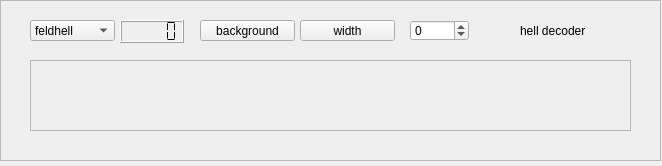
<?xml version="1.0" encoding="UTF-8"?>
<ui version="4.0">
 <class>Form</class>
 <widget class="QWidget" name="Form">
  <property name="geometry">
   <rect>
    <x>0</x>
    <y>0</y>
    <width>662</width>
    <height>166</height>
   </rect>
  </property>
  <property name="windowTitle">
   <string>Form</string>
  </property>
  <widget class="QFrame" name="frame">
   <property name="geometry">
    <rect>
     <x>0</x>
     <y>0</y>
     <width>661</width>
     <height>161</height>
    </rect>
   </property>
   <property name="frameShape">
    <enum>QFrame::StyledPanel</enum>
   </property>
   <property name="frameShadow">
    <enum>QFrame::Raised</enum>
   </property>
   <widget class="QLCDNumber" name="metricsDisplay">
    <property name="geometry">
     <rect>
      <x>120</x>
      <y>20</y>
      <width>64</width>
      <height>23</height>
     </rect>
    </property>
    <property name="segmentStyle">
     <enum>QLCDNumber::Flat</enum>
    </property>
   </widget>
   <widget class="QLabel" name="label">
    <property name="geometry">
     <rect>
      <x>520</x>
      <y>20</y>
      <width>91</width>
      <height>21</height>
     </rect>
    </property>
    <property name="text">
     <string>hell decoder</string>
    </property>
   </widget>
   <widget class="QComboBox" name="hell_modeSelector">
    <property name="geometry">
     <rect>
      <x>30</x>
      <y>20</y>
      <width>85</width>
      <height>21</height>
     </rect>
    </property>
    <item>
     <property name="text">
      <string>feldhell</string>
     </property>
    </item>
    <item>
     <property name="text">
      <string>slowhell</string>
     </property>
    </item>
    <item>
     <property name="text">
      <string>hellx5</string>
     </property>
    </item>
    <item>
     <property name="text">
      <string>hellx9</string>
     </property>
    </item>
    <item>
     <property name="text">
      <string>fskhell</string>
     </property>
    </item>
    <item>
     <property name="text">
      <string>fskh105</string>
     </property>
    </item>
    <item>
     <property name="text">
      <string>fskh245</string>
     </property>
    </item>
    <item>
     <property name="text">
      <string>hell80</string>
     </property>
    </item>
   </widget>
   <widget class="QScrollArea" name="hellText">
    <property name="geometry">
     <rect>
      <x>30</x>
      <y>60</y>
      <width>601</width>
      <height>71</height>
     </rect>
    </property>
    <property name="widgetResizable">
     <bool>true</bool>
    </property>
    <widget class="QWidget" name="scrollAreaWidgetContents">
     <property name="geometry">
      <rect>
       <x>0</x>
       <y>0</y>
       <width>599</width>
       <height>69</height>
      </rect>
     </property>
    </widget>
   </widget>
   <widget class="QPushButton" name="hell_switchBlackback">
    <property name="geometry">
     <rect>
      <x>200</x>
      <y>20</y>
      <width>95</width>
      <height>21</height>
     </rect>
    </property>
    <property name="text">
     <string>background</string>
    </property>
   </widget>
   <widget class="QPushButton" name="hell_switchWidth">
    <property name="geometry">
     <rect>
      <x>300</x>
      <y>20</y>
      <width>95</width>
      <height>21</height>
     </rect>
    </property>
    <property name="text">
     <string>width</string>
    </property>
   </widget>
   <widget class="QSpinBox" name="hell_rateCorrector">
    <property name="geometry">
     <rect>
      <x>410</x>
      <y>20</y>
      <width>59</width>
      <height>21</height>
     </rect>
    </property>
    <property name="minimum">
     <number>-100</number>
    </property>
   </widget>
  </widget>
 </widget>
 <resources/>
 <connections/>
</ui>
